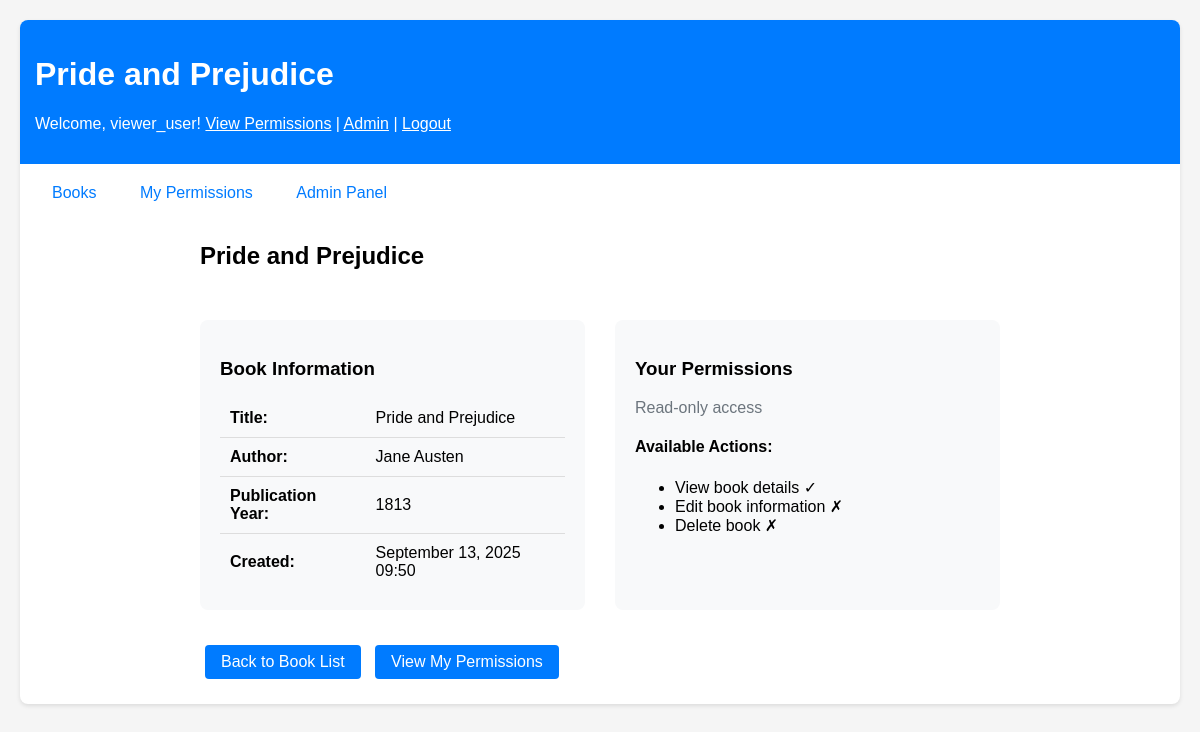
Page /bookshelf/book/4/ (signed in) on the committed database.
### bookshelf/models.py (models this page shows, shortened)
class Book(models.Model):
    title = models.CharField(max_length=200)
    author = models.CharField(max_length=100)
    publication_year = models.IntegerField()
    created_at = models.DateTimeField(auto_now_add=True)
    class Meta:
        ordering = ['-created_at', 'title']
        verbose_name = "Book"
        verbose_name_plural = "Books"
        permissions = (
            ("can_view", "Can view book details"),
            ("can_create", "Can create new books"),
            ("can_edit", "Can edit existing books"),
            ("can_delete", "Can delete books"),
        )

class CustomUser(AbstractUser):
    date_of_birth = models.DateField(
        null=True,
        blank=True,
        help_text="User's date of birth"
    )
    profile_photo = models.ImageField(
        upload_to='profile_photos/',
        null=True,
        blank=True,
        help_text="User's profile photo"
    )
    objects = CustomUserManager()

### bookshelf/views.py (the view)
# urls.py: path('book/<int:book_id>/', views.book_detail_view, name='book_detail'),
@login_required
@permission_required('bookshelf.can_view', raise_exception=True)
def book_detail_view(request, book_id):
    book = get_object_or_404(Book, id=book_id)
    context = {
        'book': book,
        'user': request.user,
        'can_edit': request.user.has_perm('bookshelf.can_edit'),
        'can_delete': request.user.has_perm('bookshelf.can_delete'),
    }
    return render(request, 'bookshelf/book_detail.html', context)

### bookshelf/templates/bookshelf/book_detail.html (shortened to what this page needs)
{% extends 'bookshelf/base.html' %}
{% block header %}{{ book.title }}{% endblock %}
{% block content %}
<div style="max-width: 800px; margin: 0 auto;">
    <div style="display: flex; justify-content: space-between; align-items: center; margin-bottom: 30px;">
        <h2>{{ book.title }}</h2>
    </div>
    <div style="display: grid; grid-template-columns: 1fr 1fr; gap: 30px;">
        <div style="padding: 20px; background-color: #f8f9fa; border-radius: 8px;">
            <h3>Book Information</h3>
            <table style="width: 100%; border-collapse: collapse;">
                <tr>
                    <td style="padding: 10px; border-bottom: 1px solid #ddd; font-weight: bold;">Title:</td>
                    <td style="padding: 10px; border-bottom: 1px solid #ddd;">{{ book.title }}</td>
                </tr>
                <tr>
                    <td style="padding: 10px; border-bottom: 1px solid #ddd; font-weight: bold;">Author:</td>
                    <td style="padding: 10px; border-bottom: 1px solid #ddd;">{{ book.author }}</td>
                </tr>
                <tr>
                    <td style="padding: 10px; border-bottom: 1px solid #ddd; font-weight: bold;">Publication Year:</td>
                    <td style="padding: 10px; border-bottom: 1px solid #ddd;">{{ book.publication_year }}</td>
                </tr>
                <tr>
                    <td style="padding: 10px; font-weight: bold;">Created:</td>
                    <td style="padding: 10px;">{{ book.created_at|date:"F d, Y H:i" }}</td>
                </tr>
            </table>
        </div>
        <div style="padding: 20px; background-color: #f8f9fa; border-radius: 8px;">
            <h3>Your Permissions</h3>
            <p>
                {% if not can_edit and not can_delete %}
                    <span style="color: #6c757d;">Read-only access</span>
                {% endif %}
            </p>
            <h4>Available Actions:</h4>
            <ul>
                <li>View book details ✓</li>
                {% if can_edit %}
                    <li>Edit book information ✓</li>
                {% else %}
                    <li>Edit book information ✗</li>
                {% endif %}
                {% if can_delete %}
                    <li>Delete book ✓</li>
                {% else %}
                    <li>Delete book ✗</li>
                {% endif %}
            </ul>
        </div>
    </div>
    <div style="margin-top: 30px;">
        <a href="{% url 'bookshelf:book_list' %}" class="btn">Back to Book List</a>
        <a href="{% url 'bookshelf:user_permissions' %}" class="btn">View My Permissions</a>
    </div>
</div>
{% endblock %}

### bookshelf/templates/bookshelf/base.html (shortened to what this page needs)
<!DOCTYPE html>
<html lang="en">
<head>
</head>
<body>
    <div class="container">
        <div class="header">
            <h1>{% block header %}Library Management System{% endblock %}</h1>
            {% if user.is_authenticated %}
                <p>Welcome, {{ user.username }}!
                   <a href="{% url 'bookshelf:user_permissions' %}" style="color: white;">View Permissions</a> |
                   <a href="/admin/" style="color: white;">Admin</a> |
                   <a href="/admin/logout/" style="color: white;">Logout</a>
                </p>
            {% endif %}
        </div>
        <div class="nav">
            <a href="{% url 'bookshelf:book_list' %}">Books</a>
            <a href="{% url 'bookshelf:user_permissions' %}">My Permissions</a>
            <a href="/admin/">Admin Panel</a>
        </div>
        {% block content %}
        {% endblock %}
    </div>
</body>
</html>

### bookshelf/templates/bookshelf/base.html (style rules this page uses)
body { font-family: Arial, sans-serif; margin: 0; padding: 20px; background-color: #f5f5f5; }
.container { max-width: 1200px; margin: 0 auto; background-color: white; padding: 20px; border-radius: 8px; box-shadow: 0 2px 4px rgba(0,0,0,0.1); }
.header { background-color: #007bff; color: white; padding: 15px; margin: -20px -20px 20px -20px; border-radius: 8px 8px 0 0; }
.nav { margin-bottom: 20px; }
.nav a { color: #007bff; text-decoration: none; margin-right: 15px; padding: 8px 12px; border-radius: 4px; transition: background-color 0.3s; }
.btn { display: inline-block; padding: 8px 16px; background-color: #007bff; color: white; text-decoration: none; border-radius: 4px; border: none; cursor: pointer; margin: 5px; }

### rows in the picture
Book: title "Pride and Prejudice", author "Jane Austen", publication_year "1813", created_at "September 13, 2025 09:50"
CustomUser: username "viewer_user"
